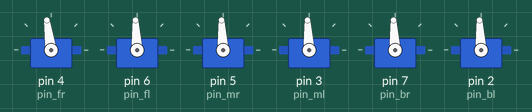
Simulated run of this sketch. Board: Arduino Mega 2560, built with avr-gcc and run on an emulated ATmega2560. Parts: 6 × servo.

Above: at 7.1 s.
Timing chart, 0 to 8.6 s (numbered marks = the images above):
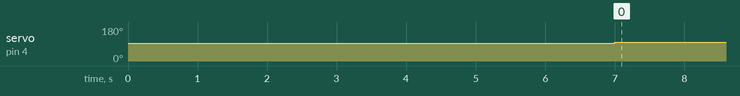

Measured:
- by itself, servo on pin 4 (pin_fr): 93° → 98° at 7.0 s

The sketch:

single_check.ino
```cpp
#include <Servo.h>


Servo servoFrontRight;
Servo servoFrontLeft;
Servo servoMiddleRight;
Servo servoMiddleLeft;
Servo servoBackLeft;
Servo servoBackRight;

// ===== for Arduino Mega ===========
byte pin_fr = 4;
byte pin_fl = 6;
byte pin_mr = 5;
byte pin_ml = 3;
byte pin_br = 7;
byte pin_bl = 2;

int pwm_fr=1550 ,pwm_fl=1550,pwm_mr=1550,pwm_ml=1550,pwm_br=1550,pwm_bl=1550;


void setup()
{

  servoFrontRight.attach(pin_fr);
  servoFrontLeft.attach(pin_fl);
  servoMiddleRight.attach(pin_mr);
  servoMiddleLeft.attach(pin_ml);
  servoBackRight.attach(pin_br);
  servoBackLeft.attach(pin_bl);

  servoFrontRight.writeMicroseconds(1500);
  servoFrontLeft.writeMicroseconds(1500);
  servoMiddleRight.writeMicroseconds(1500);
  servoMiddleLeft.writeMicroseconds(1500);
  servoBackRight.writeMicroseconds(1500);
  servoBackLeft.writeMicroseconds(1500);

  delay(7000); // delay to allow the ESC to recognize the stopped signal<br />
}

void MOVE()
{
  servoFrontRight.writeMicroseconds(pwm_fr);
//   servoFrontLeft.writeMicroseconds(pwm_fl);
//   servoMiddleRight.writeMicroseconds(pwm_mr);
//   servoMiddleLeft.writeMicroseconds(pwm_ml);
//   servoBackRight.writeMicroseconds(pwm_br);
//   servoBackLeft.writeMicroseconds(pwm_bl);

    delay(1000);
}


void loop()
{
    Serial.println("Inside loop");

    MOVE();

    delay(100);

}
```
